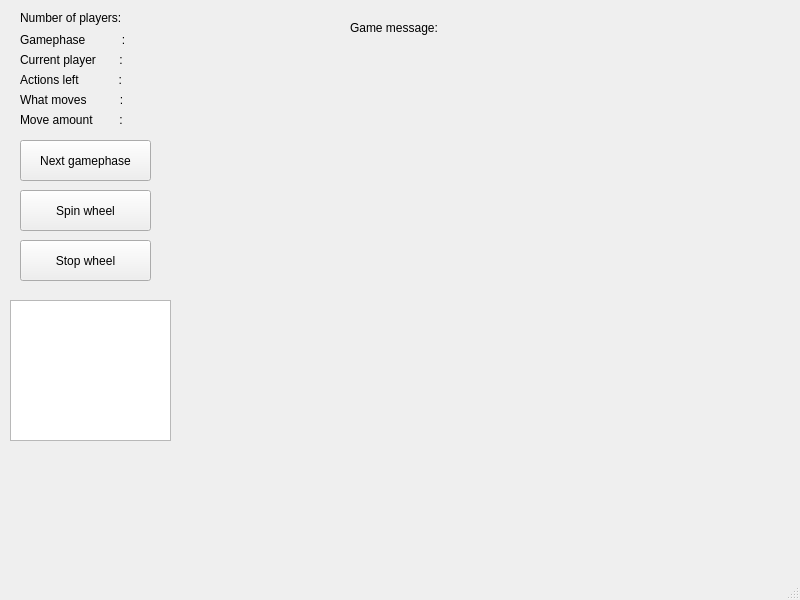
<?xml version="1.0" encoding="UTF-8"?>
<ui version="4.0">
 <class>MainWindow</class>
 <widget class="QMainWindow" name="MainWindow">
  <property name="geometry">
   <rect>
    <x>0</x>
    <y>0</y>
    <width>800</width>
    <height>600</height>
   </rect>
  </property>
  <property name="windowTitle">
   <string>MainWindow</string>
  </property>
  <widget class="QWidget" name="centralwidget">
   <widget class="QLabel" name="labelNumber">
    <property name="geometry">
     <rect>
      <x>170</x>
      <y>10</y>
      <width>31</width>
      <height>16</height>
     </rect>
    </property>
    <property name="text">
     <string/>
    </property>
   </widget>
   <widget class="QLabel" name="labelPlayers">
    <property name="geometry">
     <rect>
      <x>20</x>
      <y>10</y>
      <width>131</width>
      <height>16</height>
     </rect>
    </property>
    <property name="text">
     <string>Number of players:</string>
    </property>
   </widget>
   <widget class="QLabel" name="labelGamephase">
    <property name="geometry">
     <rect>
      <x>20</x>
      <y>30</y>
      <width>131</width>
      <height>20</height>
     </rect>
    </property>
    <property name="text">
     <string>Gamephase           :</string>
    </property>
   </widget>
   <widget class="QLabel" name="labelGamePhaseNumber">
    <property name="geometry">
     <rect>
      <x>170</x>
      <y>30</y>
      <width>81</width>
      <height>20</height>
     </rect>
    </property>
    <property name="text">
     <string/>
    </property>
   </widget>
   <widget class="QLabel" name="labelCurrentplayer">
    <property name="geometry">
     <rect>
      <x>20</x>
      <y>50</y>
      <width>131</width>
      <height>20</height>
     </rect>
    </property>
    <property name="text">
     <string>Current player       :</string>
    </property>
   </widget>
   <widget class="QLabel" name="labelCurrentPlayerNumber">
    <property name="geometry">
     <rect>
      <x>170</x>
      <y>50</y>
      <width>31</width>
      <height>20</height>
     </rect>
    </property>
    <property name="text">
     <string/>
    </property>
   </widget>
   <widget class="QPushButton" name="pushButtonGamephase">
    <property name="geometry">
     <rect>
      <x>20</x>
      <y>140</y>
      <width>131</width>
      <height>41</height>
     </rect>
    </property>
    <property name="text">
     <string>Next gamephase</string>
    </property>
   </widget>
   <widget class="QLabel" name="labelActionsleft">
    <property name="geometry">
     <rect>
      <x>20</x>
      <y>70</y>
      <width>131</width>
      <height>20</height>
     </rect>
    </property>
    <property name="text">
     <string>Actions left            :</string>
    </property>
   </widget>
   <widget class="QLabel" name="labelActionsleftNumber">
    <property name="geometry">
     <rect>
      <x>170</x>
      <y>70</y>
      <width>63</width>
      <height>20</height>
     </rect>
    </property>
    <property name="text">
     <string/>
    </property>
   </widget>
   <widget class="QPushButton" name="pushButtonSpinWheel">
    <property name="geometry">
     <rect>
      <x>20</x>
      <y>190</y>
      <width>131</width>
      <height>41</height>
     </rect>
    </property>
    <property name="text">
     <string>Spin wheel</string>
    </property>
   </widget>
   <widget class="QLabel" name="labelWhatMoves">
    <property name="geometry">
     <rect>
      <x>20</x>
      <y>90</y>
      <width>121</width>
      <height>20</height>
     </rect>
    </property>
    <property name="text">
     <string>What moves          :</string>
    </property>
   </widget>
   <widget class="QLabel" name="labelMoveAmount">
    <property name="geometry">
     <rect>
      <x>20</x>
      <y>110</y>
      <width>121</width>
      <height>20</height>
     </rect>
    </property>
    <property name="text">
     <string>Move amount        :</string>
    </property>
   </widget>
   <widget class="QLabel" name="labelWhatMovesId">
    <property name="geometry">
     <rect>
      <x>160</x>
      <y>90</y>
      <width>63</width>
      <height>20</height>
     </rect>
    </property>
    <property name="text">
     <string/>
    </property>
   </widget>
   <widget class="QLabel" name="labelMoveAmountNumber">
    <property name="geometry">
     <rect>
      <x>160</x>
      <y>110</y>
      <width>63</width>
      <height>20</height>
     </rect>
    </property>
    <property name="text">
     <string/>
    </property>
   </widget>
   <widget class="QListWidget" name="listWidgetPoints">
    <property name="geometry">
     <rect>
      <x>10</x>
      <y>300</y>
      <width>161</width>
      <height>141</height>
     </rect>
    </property>
   </widget>
   <widget class="QLabel" name="labelGameMessageText">
    <property name="geometry">
     <rect>
      <x>470</x>
      <y>10</y>
      <width>321</width>
      <height>20</height>
     </rect>
    </property>
    <property name="font">
     <font>
      <pointsize>16</pointsize>
      <weight>75</weight>
      <bold>true</bold>
     </font>
    </property>
    <property name="text">
     <string/>
    </property>
   </widget>
   <widget class="QLabel" name="labelGameMessage">
    <property name="geometry">
     <rect>
      <x>350</x>
      <y>20</y>
      <width>101</width>
      <height>16</height>
     </rect>
    </property>
    <property name="text">
     <string>Game message:</string>
    </property>
   </widget>
   <widget class="QPushButton" name="pushButton">
    <property name="geometry">
     <rect>
      <x>20</x>
      <y>240</y>
      <width>131</width>
      <height>41</height>
     </rect>
    </property>
    <property name="text">
     <string>Stop wheel</string>
    </property>
   </widget>
  </widget>
  <widget class="QStatusBar" name="statusbar"/>
 </widget>
 <resources/>
 <connections/>
</ui>
